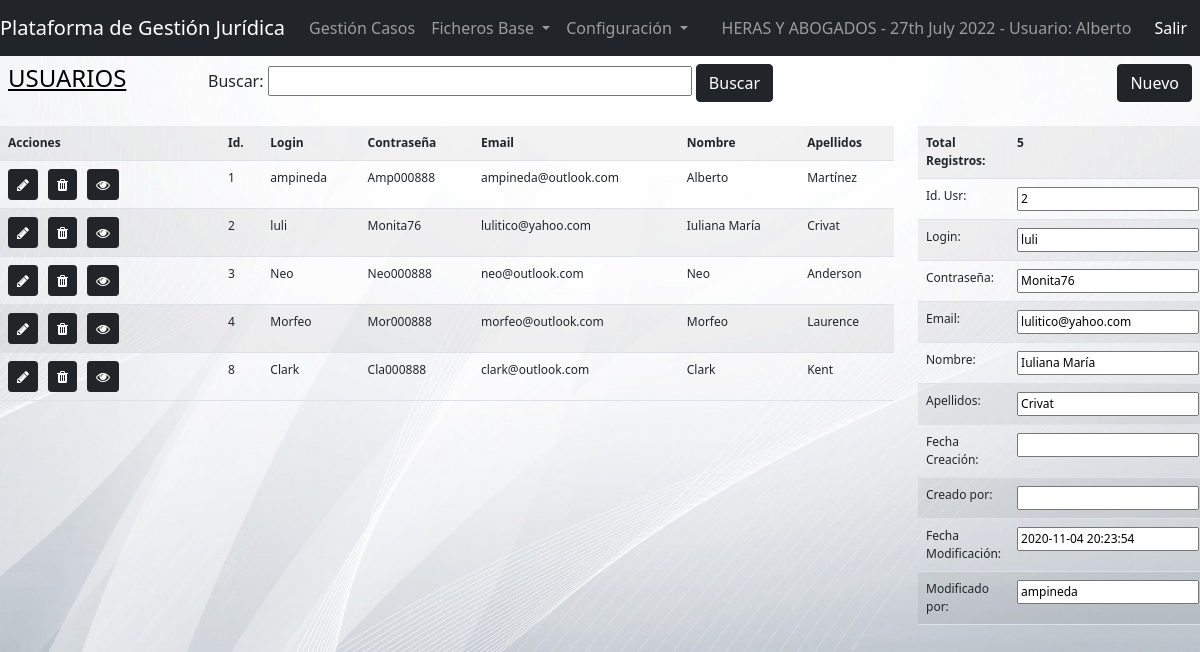
Screenshot of /view/users.php?iduser=2 (signed in) with the database file from the repository.
### tables this page shows
CREATE TABLE IF NOT EXISTS `users` (
  `USRId` int(11) NOT NULL AUTO_INCREMENT,
  `USRLogin` varchar(50) NOT NULL,
  `USRPsw` varchar(50) NOT NULL,
  `USREmail` varchar(100) NOT NULL,
  `USRName` varchar(50) NOT NULL,
  `USRLastName` varchar(75) NOT NULL,
  `USRDateInsert` datetime DEFAULT NULL,
  `USRInsertBy` varchar(50) DEFAULT NULL,
  `USRDateUpdate` datetime DEFAULT NULL,
  `USRUpdateBy` varchar(50) DEFAULT NULL,
  PRIMARY KEY (`USRId`)
);

### model/dbcrud.php (called while the page is built, shortened)
<?php
    class dbcrud {
        public function sql ($sql){
            $dbConn = new dbconn();
            $dbConn->connect();
            $conn = $dbConn->getConn();
            $result = $conn->query($sql);
            return $result;
        }
    }
?>

### controller/cntUser.php (the view, shortened to what this page needs)
<?php
    include_once '../model/dbcrud.php';
    function selectUsers(){
        $usrCrud = new dbcrud();
        if (isset ($_SESSION['usrfilter'])) {
            $filter = $_SESSION['usrfilter'];
            $usersSQL = "SELECT * FROM users WHERE USRName LIKE '%:filter%' OR USRLastName LIKE '%:filter%' OR USRLogin LIKE '%:filter%'";
            $usersSQL = str_replace(':filter', $filter, $usersSQL);
        }
        else {
            $usersSQL = "SELECT * FROM users";
        }
        echo '<tr>'
                . '<th style="width:220px">Acciones</th><th>Id.</th><th>Login</th><th>Contraseña</th><th>Email</th><th>Nombre</th><th>Apellidos</th>'
           . '</tr>';
        $result = $usrCrud->sql($usersSQL);
        if ($result->num_rows > 0) {
          while($row = $result->fetch_assoc()) {
            echo '<tr><td><a href="userdata.php?update&iduser='.$row["USRId"].'" target="_blank" class="btn btn-dark btn-sm" role="button" data-toggle="tooltip" data-placement="top" title="Editar"><i class="fa fa-pencil" aria-hidden="true"></i></a>'
                    .'<a href="userdata.php?delete&iduser='.$row["USRId"].'" target="_blank" class="btn btn-dark btn-sm" role="button" style="margin-left: 10px" data-toggle="tooltip" data-placement="top" title="Eliminar"><i class="fa fa-trash" aria-hidden="true"></i></a>'
                    .'<a href="users.php?iduser='.$row["USRId"].'" class="btn btn-dark btn-sm" role="button" style="margin-left: 10px" data-toggle="tooltip" data-placement="top" title="Ver datos"><i class="fa fa-eye" aria-hidden="true"></i></a></td>'
                    . '<td>'.$row["USRId"].'</td><td>'.$row["USRLogin"].'</td><td>'.$row["USRPsw"].'</td><td>'
                    .$row["USREmail"].'</td><td>'.$row["USRName"].'</td><td>'.$row["USRLastName"].'</td>'
                    .'</tr>';
            }
        }
        else {
            $_SESSION['numusers'] = 0;
        }
    }
    function showUser($idUser){
        $usrCrud = new dbcrud();
        $usersSQL = "SELECT * FROM users WHERE USRId = " . $idUser;
        $result = $usrCrud->sql($usersSQL);
        if ($result->num_rows > 0) {
            while($row = $result->fetch_assoc()) {
            echo '<tr><td>Id. Usr:</td><td><input type="text" name="USRId" readonly="true" value="'.$row["USRId"].'"></td></tr>'
                . '<tr><td>Login:</td><td><input type="text" name="USRLogin" readonly="true" value="'.$row["USRLogin"].'"></td></tr>'
                . '<tr><td>Contraseña:</td><td><input type="text" name="USRPsw" readonly="true" value="'.$row["USRPsw"].'"></td></tr>'
                . '<tr><td>Email:</td><td><input type="text" name="USREmail" readonly="true" value="'.$row["USREmail"].'"></td></tr>'
                . '<tr><td>Nombre:</td><td><input type="text" name="USRName" readonly="true" value="'.$row["USRName"].'"></td></tr>'
                . '<tr><td>Apellidos:</td><td><input type="text" name="USRLastName" readonly="true" value="'.$row["USRLastName"].'"></td></tr>'
                . '<tr><td>Fecha Creación:</td><td><input type="text" name="USRDateInsert" readonly="true" value="'.$row["USRDateInsert"].'"></td></tr>'
                . '<tr><td>Creado por:</td><td><input type="text" name="USRInsertBy" readonly="true" value="'.$row["USRInsertBy"].'"></td></tr>'
                . '<tr><td>Fecha Modificación:</td><td><input type="text" name="USRDateUpdate" readonly="true" value="'.$row["USRDateUpdate"].'"></td></tr>'
                . '<tr><td>Modificado por:</td><td><input type="text" name="USRUpdateBy" readonly="true" value="'.$row["USRUpdateBy"].'"></td></tr>';
            }
        }
    }
?>

### view/css/globalstyles.css (style rules this page uses)
.bgsilver { background-image: url('../imgs/bg04.jpg'); background-repeat: no-repeat; background-attachment: fixed; background-size: cover; }

### rows the page displays
users: USRId "1", USRLogin "ampineda", USRPsw "Amp000888", USREmail "ampineda@outlook.com", USRName "Alberto", USRLastName "Martínez"
users: USRId "2", USRLogin "luli", USRPsw "Monita76", USREmail "lulitico@yahoo.com", USRName "Iuliana María", USRLastName "Crivat", USRDateUpdate "2020-11-04 20:23:54", USRUpdateBy "ampineda"
users: USRId "3", USRLogin "Neo", USRPsw "Neo000888", USREmail "neo@outlook.com", USRName "Neo", USRLastName "Anderson"
users: USRId "4", USRLogin "Morfeo", USRPsw "Mor000888", USREmail "morfeo@outlook.com", USRName "Morfeo", USRLastName "Laurence"
users: USRId "8", USRLogin "Clark", USRPsw "Cla000888", USREmail "clark@outlook.com", USRName "Clark", USRLastName "Kent"

### other values shown
$_SESSION['username'] "Alberto"
$_SESSION['numusers'] "5"
